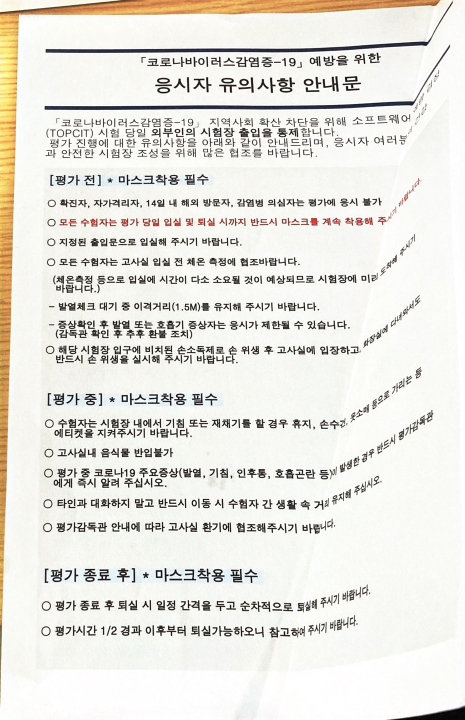
#> input picture 인간컴퓨터상호작용/팀플/hv_project/flatten/flatten/1.jpg, 929 x 1440 px (shown at 1/2 size)
$ python flatten.py
#> lines starting #> are read from the running program, lines starting #| are printed output that depends on the picture; after the words box and inside, x2 and y2 are one past the last pixel; in counts of white or black regions, pixels touching at a corner belong together
# import the necessary packages
from transform import four_point_transform
from skimage.filters import threshold_local
import numpy as np
import argparse
import cv2
import imutils

# construct the argument parser and parse the arguments
#ap = argparse.ArgumentParser()
#ap.add_argument("-i", "--image", required = True,
#	help = "Path to the image to be scanned")
#args = vars(ap.parse_args())

# load the image and compute the ratio of the old height
# to the new height, clone it, and resize it
image = cv2.imread("1.jpg")
#> image is the input picture: shape (1440, 929, 3); mean B, G, R 223.5, 229.7, 231.4
ratio = image.shape[0] / 500.0
#> ratio = 2.88
orig = image.copy()
image = imutils.resize(image, height = 500)
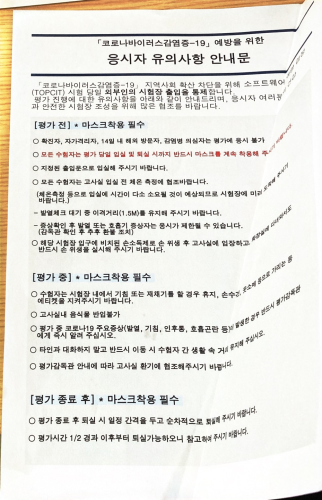
#> image: shape (500, 322, 3); mean B, G, R 223.5, 229.7, 231.4

# convert the image to grayscale, blur it, and find edges
# in the image
gray = cv2.cvtColor(image, cv2.COLOR_BGR2GRAY)
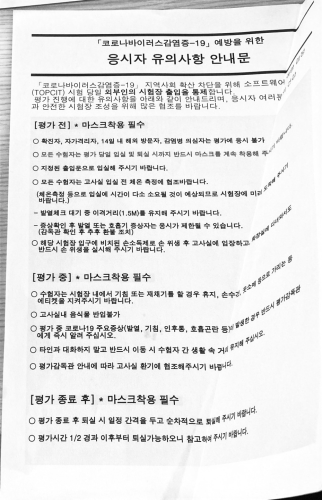
#> gray: shape (500, 322); min 5, max 255, mean 229.5
gray = cv2.GaussianBlur(gray, (5, 5), 0)
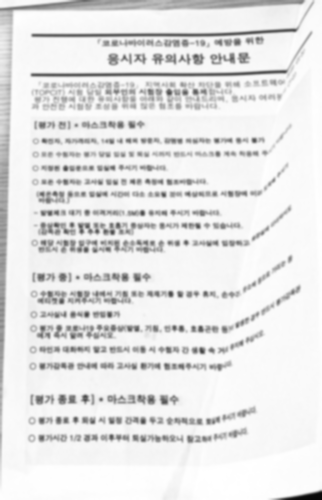
#> gray: shape (500, 322); min 8, max 255, mean 229.5
edged = cv2.Canny(gray, 75, 200)
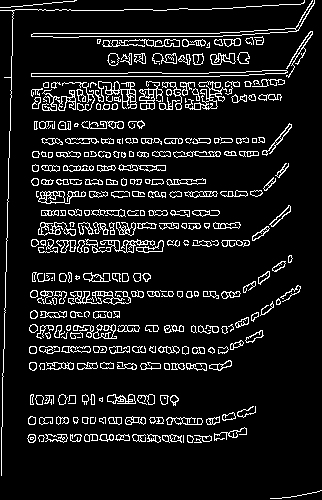
#> edged: shape (500, 322); 9.9% white in thin lines or dots

# show the original image and the edge detected image
print("STEP 1: Edge Detection")
cv2.imshow("Image", image)
cv2.imshow("Edged", edged)
cv2.waitKey(0)
cv2.destroyAllWindows()

# find the contours in the edged image, keeping only the
# largest ones, and initialize the screen contour
cnts = cv2.findContours(edged.copy(), cv2.RETR_LIST, cv2.CHAIN_APPROX_SIMPLE)
#> cnts = 754 contours, 312 with area under 20; largest, box (x1, y1, x2, y2) and area: (31, 0, 315, 38) 858, (31, 28, 297, 38) 827, (31, 70, 288, 77) 817, (31, 70, 288, 77) 814, (38, 191, 86, 204) 330
cnts = imutils.grab_contours(cnts)
cnts = sorted(cnts, key = cv2.contourArea, reverse = True)[:5]
#> cnts = 5 contours; box (x1, y1, x2, y2) and area: (31, 0, 315, 38) 858, (31, 28, 297, 38) 827, (31, 70, 288, 77) 817, (31, 70, 288, 77) 814, (38, 191, 86, 204) 330

# loop over the contours
for c in cnts:
	# approximate the contour
	peri = cv2.arcLength(c, True)
	approx = cv2.approxPolyDP(c, 0.02 * peri, True)

	# if our approximated contour has four points, then we
	# can assume that we have found our screen
	if len(approx) == 4:
		screenCnt = approx
		break
#> this loop made 5 passes
#> (peri, approx) on passes 2 to 4: (537.5, [[296, 30], [31, 35]]), (520.1, [[287, 71], [31, 76]]), (518.4, [[287, 71], [31, 75]])
#> peri on passes 1, 5: 686, 165.2

# show the contour (outline) of the piece of paper
print("STEP 2: Find contours of paper")
#> (the run stopped early here; a loop or call above may not have finished)
